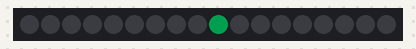
Simulated run of this sketch. Board: Arduino Uno, built with avr-gcc and run on an emulated ATmega328P. On the bench: 18 RGB LEDs in strip order, left to right. Dim RGB values are drawn brighter than linear; what the sketch prints to the serial monitor is not drawn.

Above: at 0.15 s.
At 4.65 s:
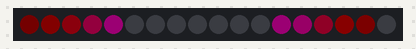
At 7.82 s:
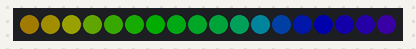
At 9.45 s:
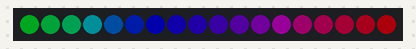
At 17.88 s:
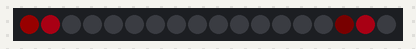
At 26.25 s:
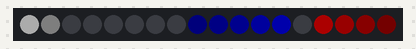

The sketch:

MusicAndLightingSample.ino
```cpp
#include <FastLED.h>

// File from https://github.com/s-marley/FastLED-basics/blob/main/5.%20Multiple%20patterns/functionsTimer/functionsTimer.ino
// Used to test (TODO: delete this file later)

#define NUM_LEDS  18
#define LED_PIN   2

CRGB leds[NUM_LEDS];

uint8_t patternCounter = 0;

void setup() {
  FastLED.addLeds<WS2812B, LED_PIN, GRB>(leds, NUM_LEDS);
  FastLED.setBrightness(50);
  Serial.begin(57600);
}

void loop() {

  switch (patternCounter) {
    case 0:
      movingDots();
      break;
    case 1:
      rainbowBeat();
      break;
    case 2:
      redWhiteBlue();
      break;
  }

  EVERY_N_SECONDS(5) {
    nextPattern();
  }

  FastLED.show();
}

void nextPattern() {
  patternCounter = (patternCounter + 1) % 3;          // Change the number after the % to the number of patterns you have
}

//------- Put your patterns below -------//

void movingDots() {

  uint16_t posBeat  = beatsin16(30, 0, NUM_LEDS - 1, 0, 0);
  uint16_t posBeat2 = beatsin16(60, 0, NUM_LEDS - 1, 0, 0);

  uint16_t posBeat3 = beatsin16(30, 0, NUM_LEDS - 1, 0, 32767);
  uint16_t posBeat4 = beatsin16(60, 0, NUM_LEDS - 1, 0, 32767);

  // Wave for LED color
  uint8_t colBeat  = beatsin8(45, 0, 255, 0, 0);

  leds[(posBeat + posBeat2) / 2]  = CHSV(colBeat, 255, 255);
  leds[(posBeat3 + posBeat4) / 2]  = CHSV(colBeat, 255, 255);

  fadeToBlackBy(leds, NUM_LEDS, 10);
}


void rainbowBeat() {

  uint16_t beatA = beatsin16(30, 0, 255);
  uint16_t beatB = beatsin16(20, 0, 255);
  fill_rainbow(leds, NUM_LEDS, (beatA+beatB)/2, 8);
}


void redWhiteBlue() {

  uint16_t sinBeat   = beatsin16(30, 0, NUM_LEDS - 1, 0, 0);
  uint16_t sinBeat2  = beatsin16(30, 0, NUM_LEDS - 1, 0, 21845);
  uint16_t sinBeat3  = beatsin16(30, 0, NUM_LEDS - 1, 0, 43690);

  Serial.print(sinBeat);
  Serial.print(",");
  Serial.print(sinBeat2);
  Serial.print(",");
  Serial.println(sinBeat3);

  leds[sinBeat]   = CRGB::Blue;
  leds[sinBeat2]  = CRGB::Red;
  leds[sinBeat3]  = CRGB::White;

  fadeToBlackBy(leds, NUM_LEDS, 10);
}
```
